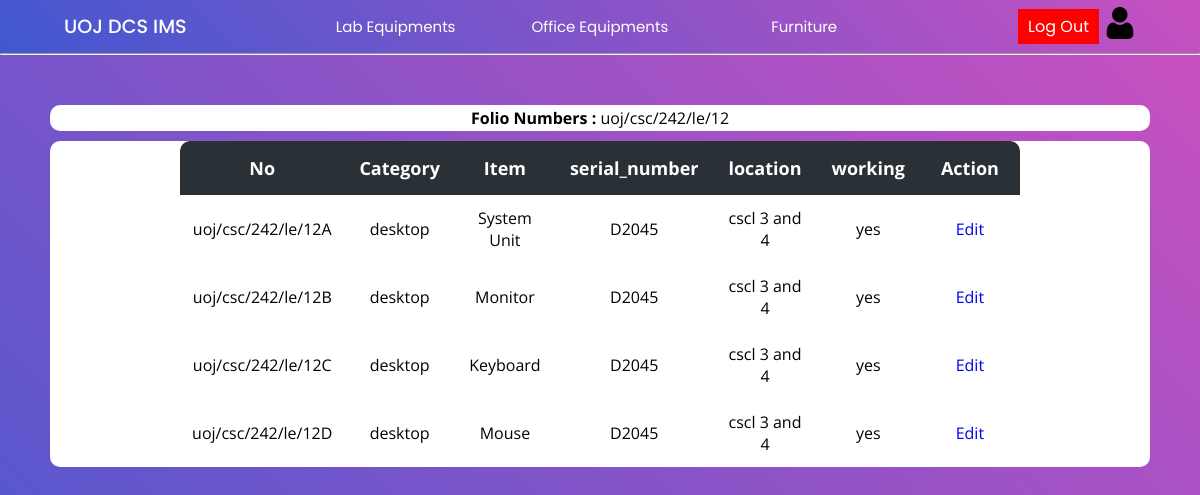
The app's page /Project/lab/labItems.php?searchItems=true&id=178 (signed in) with its own data.
### tables this page shows
CREATE TABLE `invoice` (
  `invoice_id` int(11) NOT NULL,
  `name` varchar(200) NOT NULL,
  `date` date NOT NULL,
  `price` float NOT NULL,
  `quantity` int(11) NOT NULL,
  `folio_number` varchar(50) NOT NULL,
  `description` varchar(400) NOT NULL,
  `supplier_name` varchar(150) NOT NULL,
  `supplier_tt` int(15) NOT NULL,
  `srn` int(11) NOT NULL,
  `type` varchar(15) NOT NULL,
  `page_number` varchar(30) NOT NULL,
  `location` varchar(50) NOT NULL,
  `warranty` int(11) NOT NULL
);

CREATE TABLE `items` (
  `invoice_id` int(11) NOT NULL,
  `set_id` varchar(60) NOT NULL,
  `category` varchar(100) NOT NULL,
  `item` varchar(100) NOT NULL,
  `serial_number` varchar(30) NOT NULL,
  `location` varchar(100) NOT NULL,
  `working` enum('yes','no','R','T','D','S') NOT NULL
);

### Project/lab/labItems.php (the view, shortened to what this page needs)
<?php
include("../config/connection.php");
?>
<!DOCTYPE html>
<html lang="en">
<head>
    <link rel="stylesheet" href="../css/lab.css">
    <link rel="stylesheet" href="../css/main.css">
</head>
<body>
    <?php include("../header/header.php"); ?>
    <hr>
    <div class="main-container">
        <?php
        if (isset($_GET['searchItems'])) {
            $id = $_GET['id'];
            $query = "SELECT * FROM items WHERE invoice_id = $id";
            $result = mysqli_query($con, $query);
            if (mysqli_num_rows($result) > 0) {
        ?>
                <div class="table-con" style="background-color:white;margin-bottom:10px;padding:2px;">
                    <?php
                    $query1 = "SELECT 	folio_number FROM invoice WHERE invoice_id = $id";
                    $result1 = $con->query($query1);
                    if ($result1) {
                        $row = $result1->fetch_assoc();
                        $value = $row['folio_number'];
                        echo "<b>Folio Numbers :</b> $value";
                    } else {
                        echo "Query error: " . $con->error;
                    }
                    ?>
                </div>
                <div class="table-con">
                    <table>
                        <thead>
                            <tr>
                                <th>No</th>
                                <th>Category</th>
                                <th>Item</th>
                                <th>serial_number</th>
                                <th>location</th>
                                <th>working</th>
                                <th>Action</th>
                            </tr>
                        </thead>
                        <tbody>
                            <?php
                            while ($row = mysqli_fetch_array($result)) {
                            ?>
                                <tr>
                                    <td>
                                        <?php
                                        echo $row['set_id'];
                                        ?>
                                        </a></td>
                                    <td><?php echo $row['category'] ?></a></td>
                                    <td><?php echo $row['item'] ?></td>
                                    <td><?php echo $row['serial_number'] ?></td>
                                    <td><?php echo $row['location'] ?></td>
                                    <td><?php echo $row['working'] ?></td>
                                    <td>
                                        <a href="updateItems.php?id=<?php echo $row['invoice_id'] ?>&setid=<?php echo $row['set_id'] ?>&item=<?php echo $row['item']; ?>">Edit</a>
                                    </td>
                                </tr>
                    <?php
                            }
                        } else {
                            echo "No data";
                        }
                    }
                    ?>
                        </tbody>
                    </table>
                </div>
    </div>
</body>
</html>

### Project/header/header.php (shortened to what this page needs)
<!DOCTYPE html>
<html lang="en">
<head>
    <link rel="stylesheet" href="../css/header.css">
    <link rel="stylesheet" href="../css/main.css">
</head>
<body>
    <div class="nav-bar">
        <div class="header_1">
            <a href="../admin/index.php"><h1>UOJ DCS IMS </h1></a>
        </div>
        <div class="header_2">
            <ul>
                <li class="lab"><a href="../lab/lab.php" >Lab Equipments</a>
                </li>
                <li class="office"><a href="../office/office.php">Office Equipments</a>
                </li>
                <li class="furniture"><a href="../furniture/furniture.php">Furniture</a>
                </li>
            </ul>
        </div>
        <div class="inside_1">
        <a href="../login/logout.php" class="logout">Log Out</a>
        <?php
            $username = $_SESSION['uname'];
            $query = "SELECT role FROM admin WHERE username = '$username' ";
            $result = mysqli_query($con,$query);
            $row = mysqli_fetch_assoc($result);
            if ('masteradmin' == $row['role']) {
                ?>
                <a href="../admin/masterAdminAction.php">
                    <img src="../Multimedia/user.png" alt="user">
                </a>
                <?php
            } else {
                ?>
                <a href="../admin/adminAction.php">
                    <img src="../Multimedia/user.png" alt="user">
                </a>
                <?php
            }
        ?>
        </div>
    </div>
</body>
</html>

### Project/css/lab.css (style rules this page uses)
.main-container { padding: 50px; min-height: 100vh; height: fit-content; background: linear-gradient(-135deg, #c850c0, #4158d0); }
table { border-collapse: collapse; border-radius: 10px; overflow: hidden; max-width: 100%; margin: 0 auto; position: relative; }
.table-con { border-collapse: collapse; background: #fff; border-radius: 10px; width: auto; margin: auto; position: relative; font-family: 'Open Sans'; text-align: center; background: #fff; }
th { width: 100px; font-size: 18px; background: #293036; color: white; padding: 15px; }
td { padding: 12px; }
.logout { margin: 5px; background-color: #ff0000; color: #ffffff; border: none; padding: 5px 10px; cursor: pointer; }

### Project/css/main.css (style rules this page uses)
* { margin: 0; padding: 0; text-decoration: none; box-sizing: border-box; }
:root { --bg-gradient: linear-gradient(-135deg, #c850c0, #4158d0); --bg-gray: #e6e6e6; --text-color: #666; --inp-color: #57b846; }
body { font-family: 'Poppins', sans-serif; }

### Project/css/header.css (style rules this page uses)
* { margin: 0; padding: 0; text-decoration: none; box-sizing: border-box; }
:root { --bg-gradient: linear-gradient(-135deg, #c850c0, #4158d0); --bg-gray: #e6e6e6; --text-color: #666; --inp-color: #57b846; }
body { font-family: 'Poppins', sans-serif; }
.nav-bar { display: flex; justify-content: space-between; align-items: center; padding: 0 4rem; background: var(--bg-gradient); box-shadow: 0 5px 30px rgb(0, 0, 0); }
h1 { font-size: 1.2rem; font-weight: 500; color: white; }
.inside_1 img { width: 2rem; }
ul { list-style: none; }
ul li { display: inline-block; position: relative; }
ul li a { display: block; padding: 15px 25px; color: #fff; text-decoration: none; text-align: center; font-size: 15px; width: 200px; }
.inside_1 { display: flex; justify-content: center; align-items: center; }
.logout { margin: 5px; background-color: #ff0000; color: #ffffff; border: none; padding: 5px 10px; cursor: pointer; }

### records on screen
invoice: folio_number "uoj/csc/242/le/12"
items: set "uoj/csc/242/le/12A", category "desktop", item "System Unit", serial_number "D2045", location "cscl 3 and 4", working "yes"
items: set "uoj/csc/242/le/12B", category "desktop", item "Monitor", serial_number "D2045", location "cscl 3 and 4", working "yes"
items: set "uoj/csc/242/le/12C", category "desktop", item "Keyboard", serial_number "D2045", location "cscl 3 and 4", working "yes"
items: set "uoj/csc/242/le/12D", category "desktop", item "Mouse", serial_number "D2045", location "cscl 3 and 4", working "yes"
